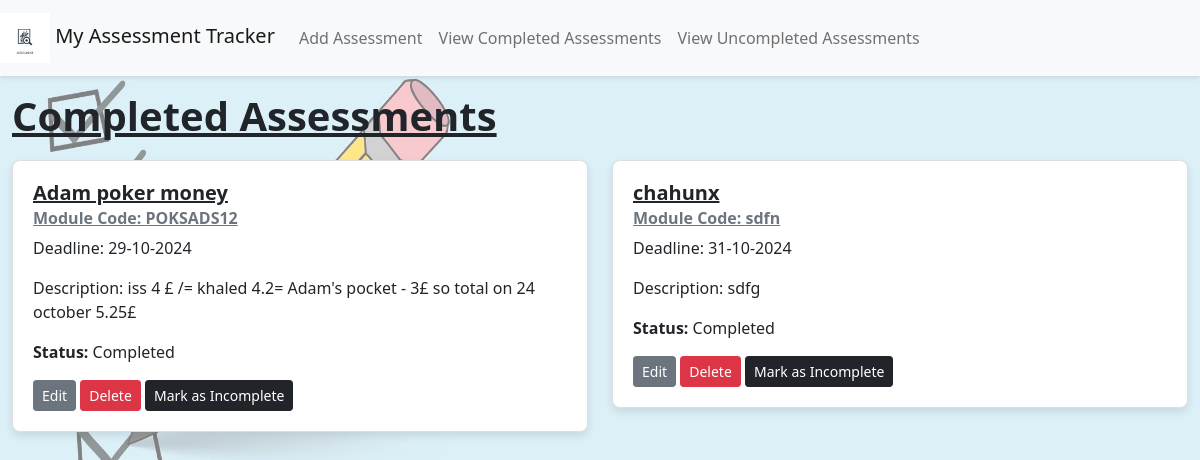
Page /view_completed on the earlier database version.
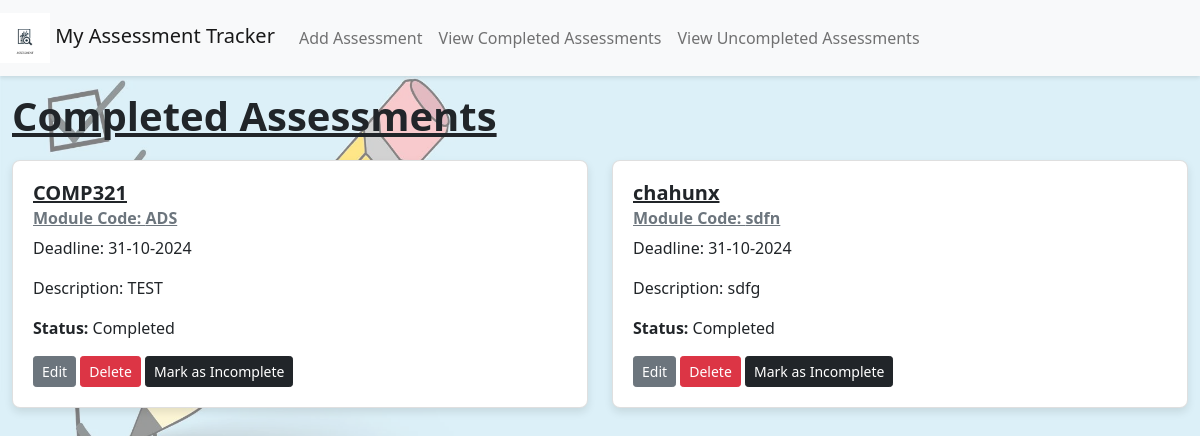
Same page on the later database version.
### app/models.py (models this page shows)
class Assessment(db.Model):
    id = db.Column(db.Integer, primary_key=True)
    title = db.Column(db.String(100), nullable=False)
    module_code = db.Column(db.String(20), nullable=False)
    deadline_date = db.Column(db.DateTime, nullable=False)
    description = db.Column(db.Text, nullable=False)
    is_complete = db.Column(db.Boolean, default=False)

### app/views.py (the view)
@app.route('/view_completed')
def view_completed():
    completed_assessments = Assessment.query.filter_by(is_complete=True).all()
    return render_template(
        'view_completed.html',
        title='Completed Assessments',
        assessments=completed_assessments
    )

### app/templates/view_completed.html (shortened to what this page needs)
<!DOCTYPE html>
<html lang="en">
{% extends "base.html" %}
{% block content %}
  <h1>Completed Assessments</h1>
  <div class="assessment-list">
    {% if assessments %}
      <div class="row">
        {% for assessment in assessments %}
          <div class="col-md-6 mb-4">
            <div class="card" role="region" aria-labelledby="assessment-{{ assessment.id }}">
              <div class="card-body">
                <h5 class="card-title" id="assessment-{{ assessment.id }}">{{ assessment.title }}</h5>
                <h6 class="card-subtitle mb-2 text-muted">Module Code: {{ assessment.module_code }}</h6>
                <p class="card-text">Deadline: {{ assessment.deadline_date.strftime('%d-%m-%Y') }}</p>
                <p class="card-text">Description: {{ assessment.description }}</p>
                <p class="card-text"><strong>Status:</strong> Completed</p>
                <a href="{{ url_for('edit_assessment', assessment_id=assessment.id, next=request.endpoint) }}" class="btn btn-secondary btn-sm mr-2" role="button">Edit</a>
                <form action="{{ url_for('delete_assessment', assessment_id=assessment.id) }}" method="post" style="display:inline;" aria-label="Delete assessment {{ assessment.title }}">
                  <button type="submit" class="btn btn-danger btn-sm">Delete</button>
                </form>
                <form action="{{ url_for('mark_incomplete', assessment_id=assessment.id) }}" method="post" style="display:inline;" aria-label="Mark assessment {{ assessment.title }} as incomplete">
                  <button type="submit" class="btn btn-dark btn-sm text-white">Mark as Incomplete</button>
                </form>
              </div>
            </div>
          </div>
        {% endfor %}
      </div>
    {% else %}
      <div class="alert alert-info" role="alert">
        <p>All assessments are currently incomplete.</p>
        <a href="{{ url_for('view_uncompleted') }}" class="btn btn-primary" role="button">View Uncompleted Assessments</a>
      </div>
    {% endif %}
  </div>
{% endblock %}

Differences in the rows shown:
changed Assessment: title "Adam poker money" → "COMP321"; module_code "POKSADS12" → "ADS"; deadline_date "29-10-2024" → "31-10-2024"; description "iss 4 £ /= khaled 4.2= Adam's pocket - 3£ so total on 24 october 5.25£" → "TEST"
